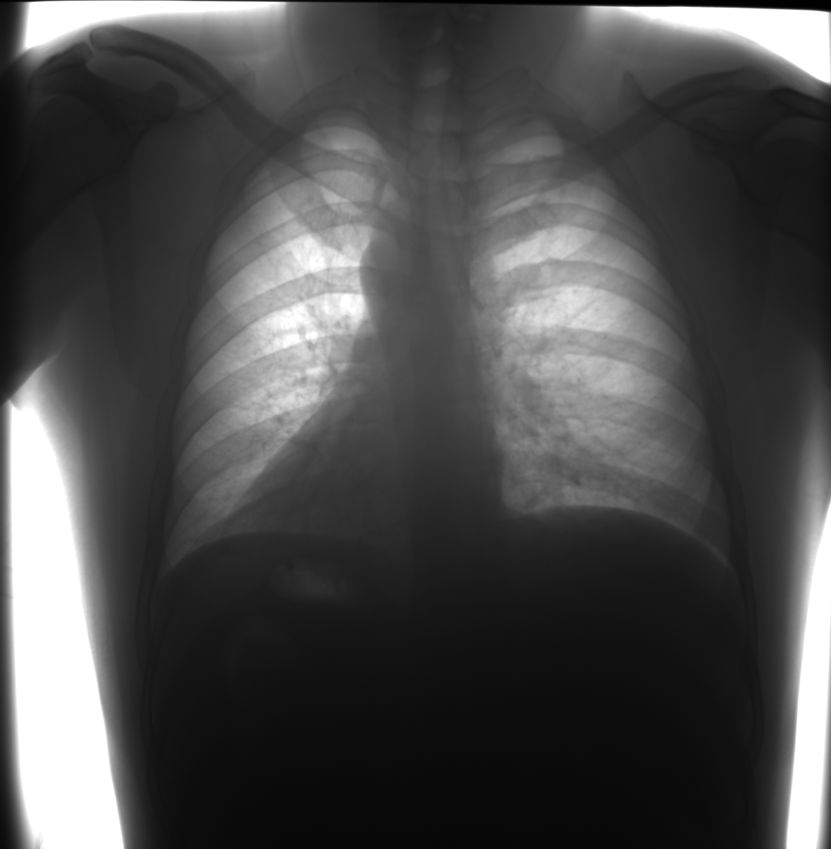
#> input picture 锐化_09018110_刘凌远/lung.bmp, 831 x 849 px, shrunk from 1500 x 1534 before the run
$ python main.py
#> lines starting #> are read from the running program, lines starting #| are printed output that depends on the picture
from PIL import Image
import numpy as np


def input_img(name: str):
    '''
    输入图像
    '''
#> called with name = './lung.bmp'
    return np.array(Image.open(name), dtype=np.uint8)
#> returned value is the input picture: shape (849, 831); min 0, max 255, mean 76


def output_img(img, name: str):
    '''
    保存图像
    '''
    Image.fromarray(img).save(name)


def unsharp_masking(img):
    core = np.array(
        ((0, -1, 0),
         (-1, 5, -1),
         (0, -1, 0))
    )
    # 超出的部分取0
    # 因为在左上部分超出的是-1，会取到右下的边，所以只用补右下的0
    enlarged_img = np.zeros(
        (img.shape[0] + 1, img.shape[1] + 1), dtype=np.uint8)
    for i in range(img.shape[0]):
        for j in range(img.shape[1]):
            enlarged_img[i][j] = img[i][j]

    result = np.zeros(img.shape, dtype=np.uint8)
    for i in range(img.shape[0]):
        for j in range(img.shape[1]):
            img_slice = np.array(
                ((enlarged_img[i-1][j-1], enlarged_img[i-1]
                  [j], enlarged_img[i-1][j+1]),
                 (enlarged_img[i][j-1], enlarged_img[i]
                  [j], enlarged_img[i][j+1]),
                 (enlarged_img[i+1][j-1], enlarged_img[i+1]
                  [j], enlarged_img[i+1][j+1])), dtype=np.uint8
            )  # 以[i][j]为中心，取3*3的窗口
            result[i][j] = np.sum(img_slice * core)
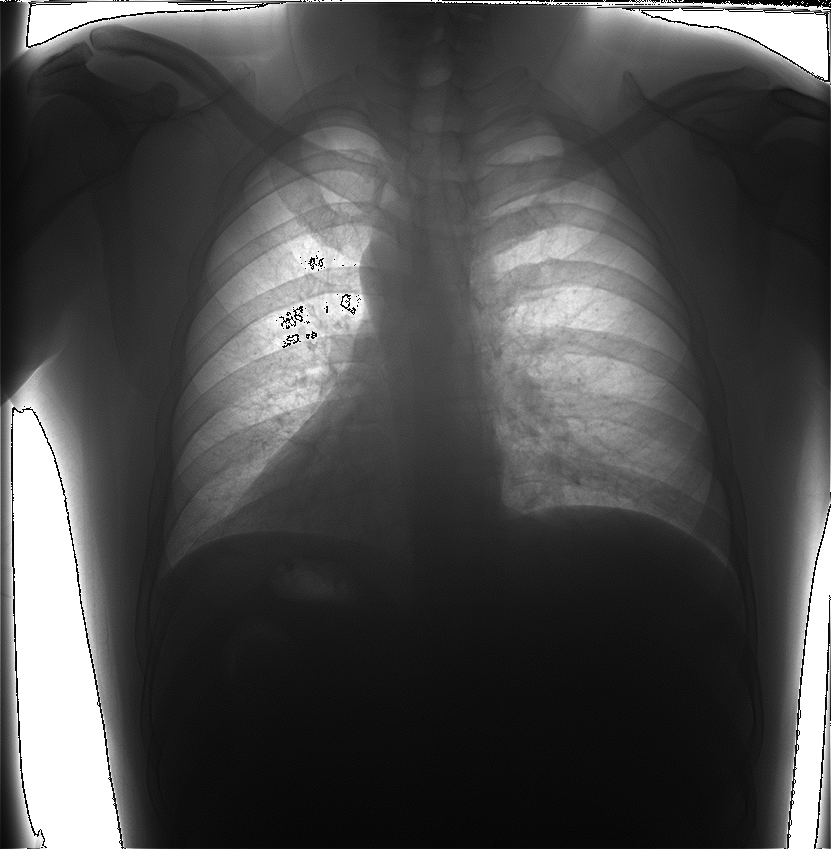
#> result: shape (849, 831); min 0, max 255, mean 74.8
    return result


if __name__ == "__main__":
    img = input_img("./lung.bmp")
    # print(img)
    result = unsharp_masking(img)
    output_img(result, "out.bmp")
